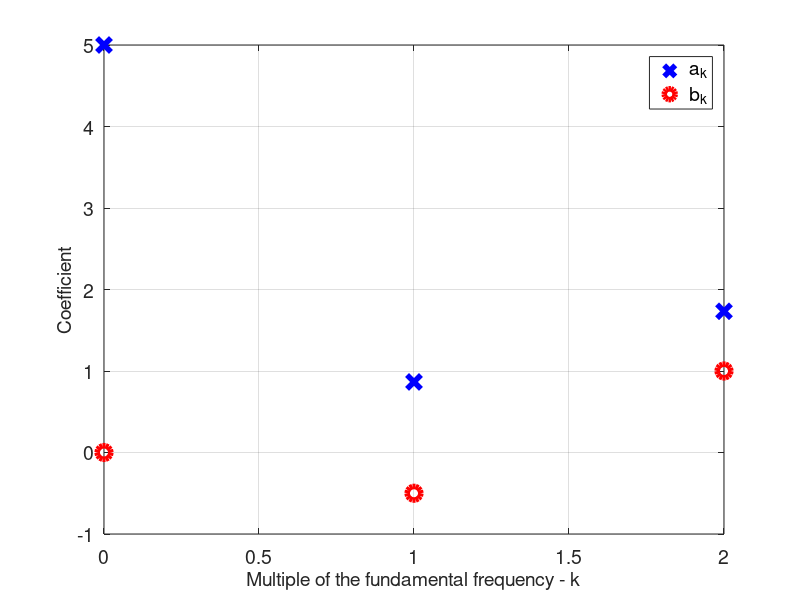

MATLAB code to generate this figure: (Note: this script raises an error after producing the figure.)
clear all
close all
clc
format short eng

u=@(t) heaviside(t);
n=2;
t0=0;t1=1e-3;
T0=t1-t0;
w0=(2*pi)/T0;
x=@(t) cos(2*pi*1e3*t+pi/6)+2*cos(2*pi*2e3*t-pi/6)+2.5;

%iterate through the multiples of the fundamental frequency
for k=0:n;
    %find the weights/coefficients for the cosines
    integrand=@(t) (x(t)).*cos(k.*w0.*t);
    a(k+1)=(2/T0)*integral(integrand,t0,t1);
    
    %find the weights/coefficients for the sines
    integrand=@(t) (x(t)).*sin(k.*w0.*t);
    b(k+1)=(2/T0)*integral(integrand,t0,t1);
end

%plot a_k/b_k over frequency
figure('Renderer', 'painters', 'Position', [391 289 1269 634])
plot(0:length(a)-1,a,'bx','LineWidth',4,'MarkerSize',10)
hold on;grid on
plot(0:length(a)-1,b,'ro','LineWidth',4,'MarkerSize',10)

xlabel('Multiple of the fundamental frequency - k')
ylabel('Coefficient')
legend('a_k','b_k')
set(findall(gcf,'-property','FontSize'),'FontSize',14) 
h=gca; h.MinorGridAlpha=1; h.MinorGridLineStyle='--'; h.GridAlpha=1;

%use a_k/b_k to estimate the original function
t=2*t0:T0/1000:2*t1;
x_hat=(a(1)/2); %DC term

%Can't add the phasor. Move back to the time-domain and add the functions.
%Iterate through the multiple frequencies again
for k=1:n;
    x_hat=x_hat+ a(k+1).*cos(k.*w0.*t)+ b(k+1).*sin(k.*w0.*t);
end

%plot the original function and the estimate
figure('Renderer', 'painters', 'Position', [391 289 1269 634])
hold on;grid on
plot(t,x(t),'ro')
plot(t,x_hat,'LineWidth',3)
xlim([min(t) max(t)])
xlabel('Time (s)')
legend('x(t)','x\_hat(t)')
set(findall(gcf,'-property','FontSize'),'FontSize',14) 
h=gca; h.MinorGridAlpha=1; h.MinorGridLineStyle='--'; h.GridAlpha=1;

return 
%% Fourier Series and Circuit Analysis Intro
clear all
close all
clc
format short eng

%This function
x=@(t) cos(2*pi*1e3*t+pi/6)+2*cos(2*pi*2e3*t-pi/6)+2.5;
t0=0;t1=1e-3;
T0=t1-t0;
w0=(2*pi)/T0;

%has these Fourier coefficients
a=[5.0000e+000   866.0254e-003     1.7321e+000];
b=[0.0000e+000  -500.0000e-003     1.0000e+000];

%Which represent a DC voltage and 2 phasors, each at different frequencies
V0=a(1)/2;
V1=a(2)-j*b(2);
V2=a(3)-j*b(3);

%Let's print them out in polar form
[abs(V0) angle(V0)*(180/pi)]
[abs(V1) angle(V1)*(180/pi)]
[abs(V2) angle(V2)*(180/pi)]

%we rebuild the source voltage using the phasors V0,V1,V2
%Move back to the time-domain
v0=@(t) V0
v1=@(t) abs(V1)*cos(1*w0*t+angle(V1))
v2=@(t) abs(V2)*cos(2*w0*t+angle(V2))
v=@(t) v0(t)+v1(t)+v2(t)

t=2*t0:T0/1000:2*t1;
%plot the original function and the estimate
figure('Renderer', 'painters', 'Position', [391 289 1269 634])
hold on;grid on
plot(t,x(t),'ro')
plot(t,v(t),'LineWidth',3)
xlim([min(t) max(t)])
xlabel('Time (s)')
legend('x(t)','x\_hat(t)')
set(findall(gcf,'-property','FontSize'),'FontSize',14) 
h=gca; h.MinorGridAlpha=1; h.MinorGridLineStyle='--'; h.GridAlpha=1;
darkBackground(gcf)



